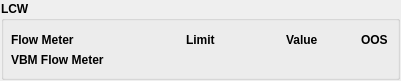
     <widget class="QFrame" name="frame_3">
      <property name="geometry">
       <rect>
        <x>275</x>
        <y>591</y>
        <width>401</width>
        <height>81</height>
       </rect>
      </property>
      <property name="frameShape">
       <enum>QFrame::NoFrame</enum>
      </property>
      <property name="frameShadow">
       <enum>QFrame::Raised</enum>
      </property>
      <layout class="QHBoxLayout" name="horizontalLayout_3">
       <property name="spacing">
        <number>0</number>
       </property>
       <property name="leftMargin">
        <number>1</number>
       </property>
       <property name="topMargin">
        <number>1</number>
       </property>
       <property name="rightMargin">
        <number>1</number>
       </property>
       <property name="bottomMargin">
        <number>1</number>
       </property>
       <item>
        <widget class="QGroupBox" name="groupBox_11">
         <property name="font">
          <font>
           <weight>75</weight>
           <bold>true</bold>
          </font>
         </property>
         <property name="styleSheet">
          <string notr="true">QELabel{background-color: rgb(255, 255, 255)};</string>
         </property>
         <property name="title">
          <string>LCW</string>
         </property>
         <widget class="QLabel" name="label_37">
          <property name="geometry">
           <rect>
            <x>360</x>
            <y>30</y>
            <width>41</width>
            <height>17</height>
           </rect>
          </property>
          <property name="font">
           <font>
            <weight>75</weight>
            <bold>true</bold>
           </font>
          </property>
          <property name="text">
           <string>OOS</string>
          </property>
         </widget>
         <widget class="QLabel" name="label_47">
          <property name="geometry">
           <rect>
            <x>10</x>
            <y>30</y>
            <width>151</width>
            <height>17</height>
           </rect>
          </property>
          <property name="font">
           <font>
            <weight>75</weight>
            <bold>true</bold>
           </font>
          </property>
          <property name="text">
           <string>Flow Meter</string>
          </property>
         </widget>
         <widget class="QLabel" name="label_48">
          <property name="geometry">
           <rect>
            <x>285</x>
            <y>30</y>
            <width>61</width>
            <height>17</height>
           </rect>
          </property>
          <property name="font">
           <font>
            <weight>75</weight>
            <bold>true</bold>
           </font>
          </property>
          <property name="text">
           <string>Value</string>
          </property>
         </widget>
         <widget class="QLabel" name="label_49">
          <property name="geometry">
           <rect>
            <x>10</x>
            <y>50</y>
            <width>151</width>
            <height>17</height>
           </rect>
          </property>
          <property name="text">
           <string>VBM Flow Meter</string>
          </property>
         </widget>
         <widget class="QLabel" name="label_50">
          <property name="geometry">
           <rect>
            <x>185</x>
            <y>30</y>
            <width>61</width>
            <height>17</height>
           </rect>
          </property>
          <property name="font">
           <font>
            <weight>75</weight>
            <bold>true</bold>
           </font>
          </property>
          <property name="text">
           <string>Limit</string>
          </property>
         </widget>
         <widget class="QELabel" name="qelabel_238">
          <property name="geometry">
           <rect>
            <x>264</x>
            <y>50</y>
            <width>86</width>
            <height>17</height>
           </rect>
          </property>
          <property name="alignment">
           <set>Qt::AlignRight|Qt::AlignTrailing|Qt::AlignVCenter</set>
          </property>
          <property name="variable" stdset="0">
           <string>MCTVBM01FLM01:FLOW_MONITOR</string>
          </property>
         </widget>
         <widget class="QESimpleShape" name="qesimpleshape_53">
          <property name="geometry">
           <rect>
            <x>367</x>
            <y>51</y>
            <width>16</width>
            <height>16</height>
           </rect>
          </property>
          <property name="shape">
           <enum>QSimpleShape::cross</enum>
          </property>
          <property name="edgeColour">
           <color alpha="0">
            <red>0</red>
            <green>0</green>
            <blue>0</blue>
           </color>
          </property>
          <property name="colour0" stdset="0">
           <color alpha="0">
            <red>200</red>
            <green>200</green>
            <blue>200</blue>
           </color>
          </property>
          <property name="colour1" stdset="0">
           <color>
            <red>0</red>
            <green>0</green>
            <blue>0</blue>
           </color>
          </property>
          <property name="flash1" stdset="0">
           <bool>false</bool>
          </property>
          <property name="variable" stdset="0">
           <string>MCTVBM01FLM01:EPS_OOS_STATUS</string>
          </property>
          <property name="edgeAlarmStateOption" stdset="0">
           <enum>QESimpleShape::Never</enum>
          </property>
          <property name="displayAlarmStateOption" stdset="0">
           <enum>QESimpleShape::Never</enum>
          </property>
          <property name="oosAware">
           <bool>true</bool>
          </property>
         </widget>
         <widget class="QELabel" name="qelabel_239">
          <property name="geometry">
           <rect>
            <x>164</x>
            <y>50</y>
            <width>91</width>
            <height>17</height>
           </rect>
          </property>
          <property name="alignment">
           <set>Qt::AlignRight|Qt::AlignTrailing|Qt::AlignVCenter</set>
          </property>
          <property name="variable" stdset="0">
           <string>MCTVBM01FLM01:FLOW_MONITOR_LOLO</string>
          </property>
          <property name="displayAlarmStateOption" stdset="0">
           <enum>QELabel::Never</enum>
          </property>
         </widget>
        </widget>
       </item>
      </layout>
     </widget>
